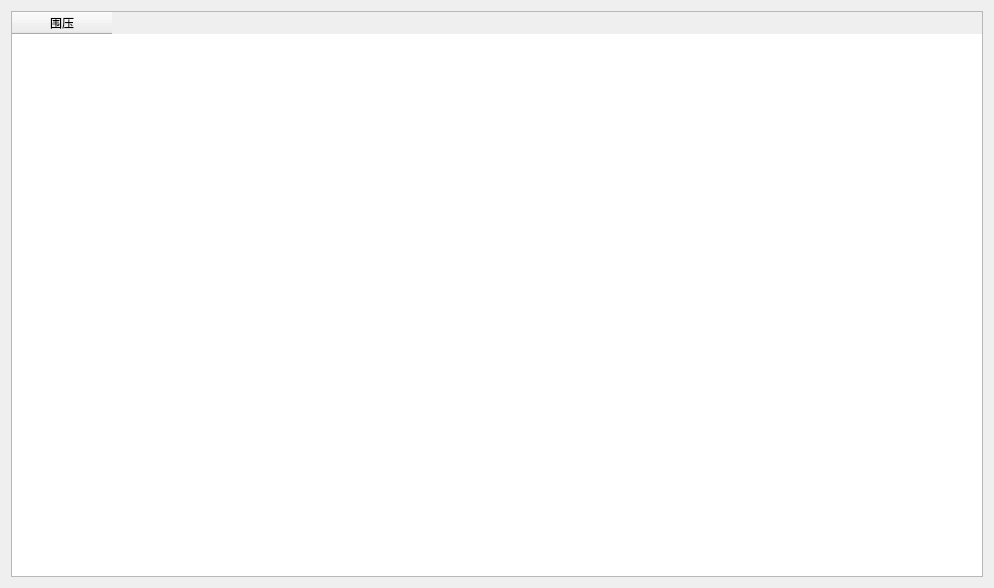
<?xml version="1.0" encoding="UTF-8"?>
<ui version="4.0">
 <class>FormGds</class>
 <widget class="QWidget" name="FormGds">
  <property name="geometry">
   <rect>
    <x>0</x>
    <y>0</y>
    <width>994</width>
    <height>588</height>
   </rect>
  </property>
  <property name="windowTitle">
   <string>Form</string>
  </property>
  <layout class="QVBoxLayout" name="verticalLayout">
   <item>
    <widget class="QTableWidget" name="tableWidget">
     <column>
      <property name="text">
       <string>围压</string>
      </property>
     </column>
    </widget>
   </item>
  </layout>
 </widget>
 <resources/>
 <connections/>
</ui>
